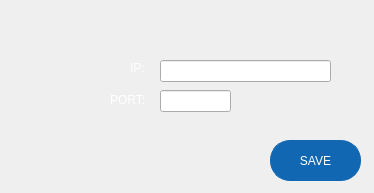
<?xml version="1.0" encoding="UTF-8"?>
<ui version="4.0">
 <class>MainWindow</class>
 <widget class="QMainWindow" name="MainWindow">
  <property name="geometry">
   <rect>
    <x>0</x>
    <y>0</y>
    <width>374</width>
    <height>193</height>
   </rect>
  </property>
  <property name="windowTitle">
   <string>MainWindow</string>
  </property>
  <widget class="QWidget" name="centralwidget">
   <widget class="QLineEdit" name="lineEdit">
    <property name="geometry">
     <rect>
      <x>160</x>
      <y>60</y>
      <width>171</width>
      <height>22</height>
     </rect>
    </property>
   </widget>
   <widget class="QLabel" name="label_2">
    <property name="geometry">
     <rect>
      <x>130</x>
      <y>60</y>
      <width>21</width>
      <height>16</height>
     </rect>
    </property>
    <property name="palette">
     <palette>
      <active>
       <colorrole role="WindowText">
        <brush brushstyle="SolidPattern">
         <color alpha="255">
          <red>255</red>
          <green>255</green>
          <blue>255</blue>
         </color>
        </brush>
       </colorrole>
      </active>
      <inactive>
       <colorrole role="WindowText">
        <brush brushstyle="SolidPattern">
         <color alpha="255">
          <red>255</red>
          <green>255</green>
          <blue>255</blue>
         </color>
        </brush>
       </colorrole>
      </inactive>
      <disabled>
       <colorrole role="WindowText">
        <brush brushstyle="SolidPattern">
         <color alpha="255">
          <red>120</red>
          <green>120</green>
          <blue>120</blue>
         </color>
        </brush>
       </colorrole>
      </disabled>
     </palette>
    </property>
    <property name="text">
     <string>IP:</string>
    </property>
   </widget>
   <widget class="QLineEdit" name="lineEdit_2">
    <property name="geometry">
     <rect>
      <x>160</x>
      <y>90</y>
      <width>71</width>
      <height>22</height>
     </rect>
    </property>
   </widget>
   <widget class="QLabel" name="label">
    <property name="geometry">
     <rect>
      <x>-390</x>
      <y>-140</y>
      <width>811</width>
      <height>581</height>
     </rect>
    </property>
    <property name="styleSheet">
     <string notr="true">border : #6441a4;</string>
    </property>
    <property name="frameShape">
     <enum>QFrame::Panel</enum>
    </property>
    <property name="text">
     <string/>
    </property>
    <property name="pixmap">
     <pixmap>images/blue-2066341_1280.png</pixmap>
    </property>
    <property name="scaledContents">
     <bool>true</bool>
    </property>
   </widget>
   <widget class="QLabel" name="label_3">
    <property name="geometry">
     <rect>
      <x>110</x>
      <y>90</y>
      <width>41</width>
      <height>20</height>
     </rect>
    </property>
    <property name="palette">
     <palette>
      <active>
       <colorrole role="WindowText">
        <brush brushstyle="SolidPattern">
         <color alpha="255">
          <red>255</red>
          <green>255</green>
          <blue>255</blue>
         </color>
        </brush>
       </colorrole>
      </active>
      <inactive>
       <colorrole role="WindowText">
        <brush brushstyle="SolidPattern">
         <color alpha="255">
          <red>255</red>
          <green>255</green>
          <blue>255</blue>
         </color>
        </brush>
       </colorrole>
      </inactive>
      <disabled>
       <colorrole role="WindowText">
        <brush brushstyle="SolidPattern">
         <color alpha="255">
          <red>120</red>
          <green>120</green>
          <blue>120</blue>
         </color>
        </brush>
       </colorrole>
      </disabled>
     </palette>
    </property>
    <property name="text">
     <string>PORT:</string>
    </property>
   </widget>
   <widget class="QPushButton" name="close_btn">
    <property name="geometry">
     <rect>
      <x>337</x>
      <y>0</y>
      <width>40</width>
      <height>30</height>
     </rect>
    </property>
    <property name="minimumSize">
     <size>
      <width>40</width>
      <height>30</height>
     </size>
    </property>
    <property name="maximumSize">
     <size>
      <width>40</width>
      <height>30</height>
     </size>
    </property>
    <property name="styleSheet">
     <string notr="true">QPushButton {
	border: none;

}

QPushButton:hover {
	background-color: rgb(255, 38, 0);
}

QPushButton:pressed {
	background-color: rgb(255, 0, 0);
}</string>
    </property>
    <property name="text">
     <string/>
    </property>
    <property name="icon">
     <iconset resource="../PySide-Responsive-ui-master/resources.qrc">
      <normaloff>:/icons/icons/icons8_multiply.svg</normaloff>:/icons/icons/icons8_multiply.svg</iconset>
    </property>
    <property name="iconSize">
     <size>
      <width>30</width>
      <height>30</height>
     </size>
    </property>
   </widget>
   <widget class="QPushButton" name="save_btn">
    <property name="geometry">
     <rect>
      <x>270</x>
      <y>140</y>
      <width>91</width>
      <height>41</height>
     </rect>
    </property>
    <property name="palette">
     <palette>
      <active>
       <colorrole role="WindowText">
        <brush brushstyle="SolidPattern">
         <color alpha="255">
          <red>255</red>
          <green>255</green>
          <blue>255</blue>
         </color>
        </brush>
       </colorrole>
       <colorrole role="Button">
        <brush brushstyle="SolidPattern">
         <color alpha="255">
          <red>17</red>
          <green>103</green>
          <blue>177</blue>
         </color>
        </brush>
       </colorrole>
       <colorrole role="Text">
        <brush brushstyle="SolidPattern">
         <color alpha="255">
          <red>255</red>
          <green>255</green>
          <blue>255</blue>
         </color>
        </brush>
       </colorrole>
       <colorrole role="ButtonText">
        <brush brushstyle="SolidPattern">
         <color alpha="255">
          <red>255</red>
          <green>255</green>
          <blue>255</blue>
         </color>
        </brush>
       </colorrole>
       <colorrole role="Base">
        <brush brushstyle="SolidPattern">
         <color alpha="255">
          <red>17</red>
          <green>103</green>
          <blue>177</blue>
         </color>
        </brush>
       </colorrole>
       <colorrole role="Window">
        <brush brushstyle="SolidPattern">
         <color alpha="255">
          <red>17</red>
          <green>103</green>
          <blue>177</blue>
         </color>
        </brush>
       </colorrole>
       <colorrole role="PlaceholderText">
        <brush brushstyle="SolidPattern">
         <color alpha="128">
          <red>255</red>
          <green>255</green>
          <blue>255</blue>
         </color>
        </brush>
       </colorrole>
      </active>
      <inactive>
       <colorrole role="WindowText">
        <brush brushstyle="SolidPattern">
         <color alpha="255">
          <red>255</red>
          <green>255</green>
          <blue>255</blue>
         </color>
        </brush>
       </colorrole>
       <colorrole role="Button">
        <brush brushstyle="SolidPattern">
         <color alpha="255">
          <red>17</red>
          <green>103</green>
          <blue>177</blue>
         </color>
        </brush>
       </colorrole>
       <colorrole role="Text">
        <brush brushstyle="SolidPattern">
         <color alpha="255">
          <red>255</red>
          <green>255</green>
          <blue>255</blue>
         </color>
        </brush>
       </colorrole>
       <colorrole role="ButtonText">
        <brush brushstyle="SolidPattern">
         <color alpha="255">
          <red>255</red>
          <green>255</green>
          <blue>255</blue>
         </color>
        </brush>
       </colorrole>
       <colorrole role="Base">
        <brush brushstyle="SolidPattern">
         <color alpha="255">
          <red>17</red>
          <green>103</green>
          <blue>177</blue>
         </color>
        </brush>
       </colorrole>
       <colorrole role="Window">
        <brush brushstyle="SolidPattern">
         <color alpha="255">
          <red>17</red>
          <green>103</green>
          <blue>177</blue>
         </color>
        </brush>
       </colorrole>
       <colorrole role="PlaceholderText">
        <brush brushstyle="SolidPattern">
         <color alpha="128">
          <red>255</red>
          <green>255</green>
          <blue>255</blue>
         </color>
        </brush>
       </colorrole>
      </inactive>
      <disabled>
       <colorrole role="WindowText">
        <brush brushstyle="SolidPattern">
         <color alpha="255">
          <red>120</red>
          <green>120</green>
          <blue>120</blue>
         </color>
        </brush>
       </colorrole>
       <colorrole role="Button">
        <brush brushstyle="SolidPattern">
         <color alpha="255">
          <red>17</red>
          <green>103</green>
          <blue>177</blue>
         </color>
        </brush>
       </colorrole>
       <colorrole role="Text">
        <brush brushstyle="SolidPattern">
         <color alpha="255">
          <red>120</red>
          <green>120</green>
          <blue>120</blue>
         </color>
        </brush>
       </colorrole>
       <colorrole role="ButtonText">
        <brush brushstyle="SolidPattern">
         <color alpha="255">
          <red>120</red>
          <green>120</green>
          <blue>120</blue>
         </color>
        </brush>
       </colorrole>
       <colorrole role="Base">
        <brush brushstyle="SolidPattern">
         <color alpha="255">
          <red>17</red>
          <green>103</green>
          <blue>177</blue>
         </color>
        </brush>
       </colorrole>
       <colorrole role="Window">
        <brush brushstyle="SolidPattern">
         <color alpha="255">
          <red>17</red>
          <green>103</green>
          <blue>177</blue>
         </color>
        </brush>
       </colorrole>
       <colorrole role="PlaceholderText">
        <brush brushstyle="SolidPattern">
         <color alpha="128">
          <red>0</red>
          <green>0</green>
          <blue>0</blue>
         </color>
        </brush>
       </colorrole>
      </disabled>
     </palette>
    </property>
    <property name="cursor">
     <cursorShape>PointingHandCursor</cursorShape>
    </property>
    <property name="layoutDirection">
     <enum>Qt::RightToLeft</enum>
    </property>
    <property name="styleSheet">
     <string notr="true">QPushButton {
	border-radius: 20px;
	border: 1px solid #1167b1;
	background-color: #1167b1;

}

QPushButton:hover {
border: 1px solid rgb(0,0, 0);
}

QPushButton:pressed {
	background-color: rgb(0, 0, 0);
}
</string>
    </property>
    <property name="text">
     <string>SAVE</string>
    </property>
   </widget>
   <zorder>label</zorder>
   <zorder>lineEdit</zorder>
   <zorder>label_2</zorder>
   <zorder>lineEdit_2</zorder>
   <zorder>label_3</zorder>
   <zorder>close_btn</zorder>
   <zorder>save_btn</zorder>
  </widget>
 </widget>
 <resources>
  <include location="../PySide-Responsive-ui-master/resources.qrc"/>
 </resources>
 <connections/>
</ui>
